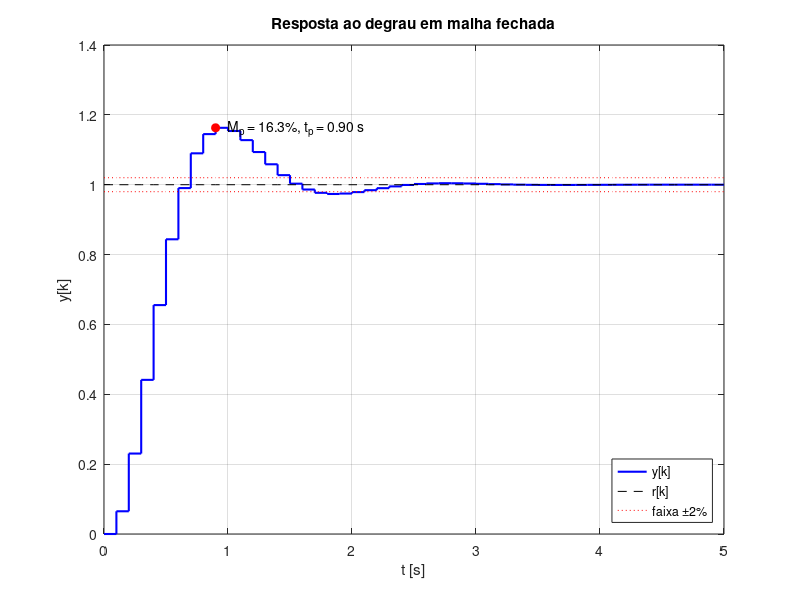
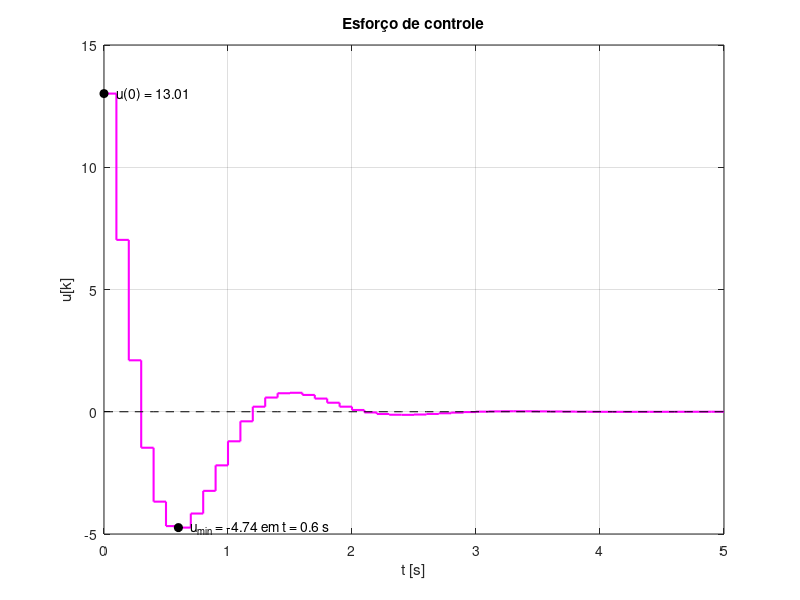
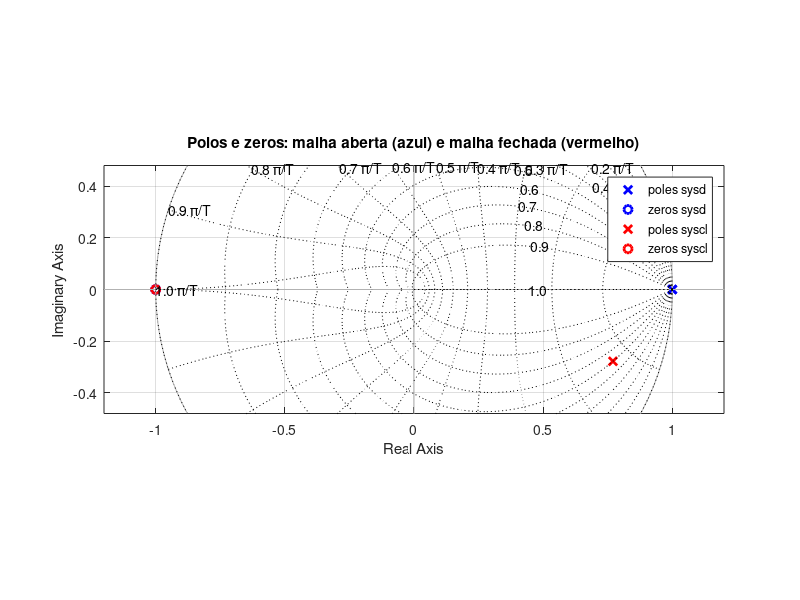

Here is the MATLAB script that generated these plots, in order:
clear; clc; close all;

% Questão 1 - Controle Digital
Ts = 0.1;
Ad = [1 0; 0.1 1];
Bd = [0.1; 0.005];
C  = [0 1];
D  = 0;
n  = size(Ad,1);
sysd = ss(Ad, Bd, C, D, Ts);

%% (a) Estabilidade
polos_ma = eig(Ad)
modulos  = abs(polos_ma)
% polo duplo em z = 1 (duplo integrador) -> sistema instável

%% (b) Controlabilidade
Co = ctrb(Ad, Bd)
det_Co  = det(Co)
posto_Co = rank(Co)

%% (c) Observabilidade
Ob = obsv(Ad, C)
det_Ob  = det(Ob)
posto_Ob = rank(Ob)

%% (d) Diagrama de blocos
% feito no draw.io (u[k] = N r[k] - K x[k])

%% (e) Projeto de K por alocação de polos
xi = 0.5;
wn = 4;
wd = wn*sqrt(1 - xi^2);

s_des = [-xi*wn + 1j*wd; -xi*wn - 1j*wd];
z_des = exp(s_des*Ts)
alpha = poly(z_des)

K   = acker(Ad, Bd, z_des)
Acl = Ad - Bd*K;
polos_mf = eig(Acl)

N = 1/(C/(eye(n) - Acl)*Bd)

%% (f) Função de transferência
Gz = minreal(tf(sysd))
syscl = ss(Acl, Bd*N, C, D, Ts);
Tz = minreal(tf(syscl))

%% (g) Resposta ao degrau
t = 0:Ts:5;
r = ones(size(t));
x = zeros(n, length(t));
u = zeros(size(t));
y = zeros(size(t));

for k = 1:length(t)
    u(k) = N*r(k) - K*x(:,k);
    y(k) = C*x(:,k);
    if k < length(t)
        x(:,k+1) = Ad*x(:,k) + Bd*u(k);
    end
end

y_ss = dcgain(syscl);
e_ss = 1 - y_ss

[yp, ip] = max(y);
Mp = 100*(yp - y_ss)/y_ss
tp = t(ip)

% tempo de subida 10-90% (interpolando entre amostras)
i10 = find(y >= 0.1*y_ss, 1);
i90 = find(y >= 0.9*y_ss, 1);
t10 = interp1(y(i10-1:i10), t(i10-1:i10), 0.1*y_ss);
t90 = interp1(y(i90-1:i90), t(i90-1:i90), 0.9*y_ss);
tr = t90 - t10

% tempo de acomodação (2%)
fora = find(abs(y - y_ss) > 0.02*y_ss);
ts = t(fora(end) + 1)

% esforço de controle
[umin, imin] = min(u);
u0   = u(1)
umin
u_ss = u(end)
var_total = max(u) - min(u)
du_max    = max(abs(diff(u)))

%% Gráficos
figure(1);
plot_y = stairs(t, y, 'b', 'LineWidth', 1.5); hold on;
plot_r = plot(t, r, 'k--');
faixa  = plot(t, 1.02*r, 'r:', t, 0.98*r, 'r:');
plot(tp, yp, 'ro', 'MarkerFaceColor', 'r');
text(tp + 0.1, yp, sprintf('M_p = %.1f%%, t_p = %.2f s', Mp, tp));
grid on; xlabel('t [s]'); ylabel('y[k]');
title('Resposta ao degrau em malha fechada');
legend([plot_y plot_r faixa(1)], {'y[k]', 'r[k]', 'faixa \pm2%'}, 'Location', 'southeast');

figure(2);
stairs(t, u, 'm', 'LineWidth', 1.5); hold on;
plot(t, 0*t, 'k--');
plot([t(1) t(imin)], [u(1) umin], 'ko', 'MarkerFaceColor', 'k');
text(t(1) + 0.1, u(1), sprintf('u(0) = %.2f', u(1)));
text(t(imin) + 0.1, umin, sprintf('u_{min} = %.2f em t = %.1f s', umin, t(imin)));
grid on; xlabel('t [s]'); ylabel('u[k]');
title('Esforço de controle');

figure(3);
pzmap(sysd, 'b', syscl, 'r'); zgrid; axis equal;
title('Polos e zeros: malha aberta (azul) e malha fechada (vermelho)');

%% Salvar figuras
pasta = fullfile('figuras', 'q1');
if ~exist(pasta, 'dir'), mkdir(pasta); end
saveas(figure(1), fullfile(pasta, 'resposta_degrau.png'));
saveas(figure(2), fullfile(pasta, 'sinal_controle.png'));
saveas(figure(3), fullfile(pasta, 'polos_z.png'));
